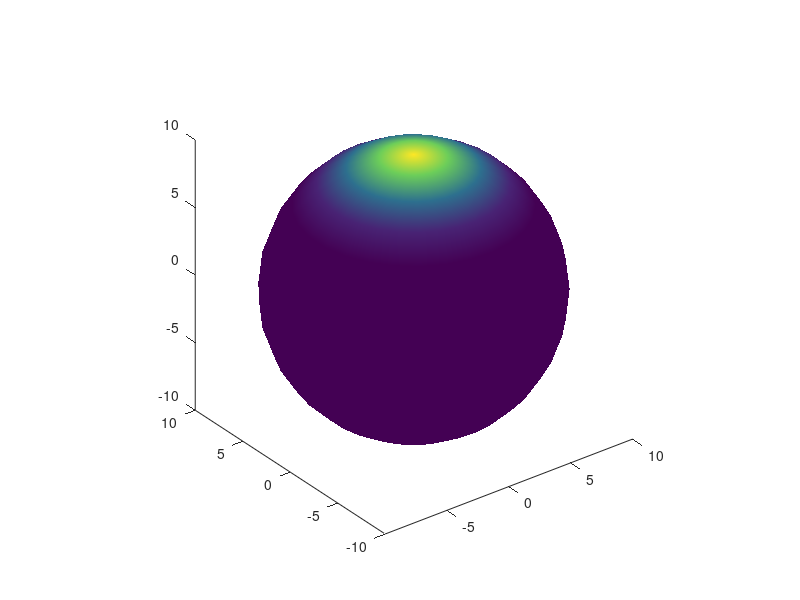

The MATLAB script that drew this image:
%
%      Bloch states
%      2-Level system
%
%



% Number of atoms to simulate
N = 20;



% Operators
N_a1 = diag(N - (0:N));
N_a2 = diag(0:N);
%N_b = diag(0:N);

a1_p = diag(sqrt(N + 1 - (1:N)), -1);
a1_m = diag(sqrt(N + 1 - (1:N)), 1);
a2_p = diag(sqrt(1:N), -1);
a2_m = diag(sqrt(1:N), 1);
b_p = diag(sqrt(1:N), -1);
b_m = diag(sqrt(1:N), 1);

f = @(x) (sqrt(x) .* sqrt(N - x + 1));
J_m = diag(f(1:N), 1);
J_p = diag(f(1:N), -1);

J_x = 0.5 * (J_p + J_m);
J_y = 0.5i * (J_p - J_m);
J_z = 0.5 * (N_a1 - N_a2);


    
% Initial state
c0 = zeros(N + 1, 1);
c0(1) = 1;

psi0 = c0;



% State function
alpha = @(theta, phi)  (...
    expm(-1i * theta * J_y) * ...
    expm(-1i * phi * J_z) * ...
    psi0);



% Density matrix
rho_A = psi0 * psi0';



% Q function
Q = @(theta, phi) ( ...
        ctranspose(alpha(theta, phi)) * ...
        rho_A * ...
        alpha(theta, phi) );



% Hamiltonain definition
H_0 = a1_m * a2_p * b_p;
H_AB = H_0 + ctranspose(H_0);

H_m = J_m * b_p + J_p * b_m;



% Unitary operator
U = @(t, H) (expm(-1i * H * t));



% Calculate values
theta_steps = 15;
phi_steps = 30;
q = zeros(theta_steps, phi_steps);
for i = 1:theta_steps
    for j = 1:phi_steps
        
        theta = pi * (i - 1) / (theta_steps - 1);
        phi = 2 * pi * (j - 1) / (phi_steps - 1);

        q(i, j) = abs(Q(theta, phi));

    end
end



% Plot
radius = N / 2;
theta_matrix = linspace(0, pi, theta_steps);
phi_matrix = linspace(0, 2*pi, phi_steps);
[thetamesh, phimesh] = meshgrid(theta_matrix, phi_matrix);
x = radius * sin(thetamesh) .* cos(phimesh);
y = radius * sin(thetamesh) .* sin(phimesh);
z = radius * cos(thetamesh);


figure(17)
surf(x, y, z, q')
shading 'interp'
view(3)
%view([1, 0, 0])
%caxis([0, 2])
axis on
axis tight
axis equal
%axis([-51, 51, -51, 51, -51, 51])
grid off;

